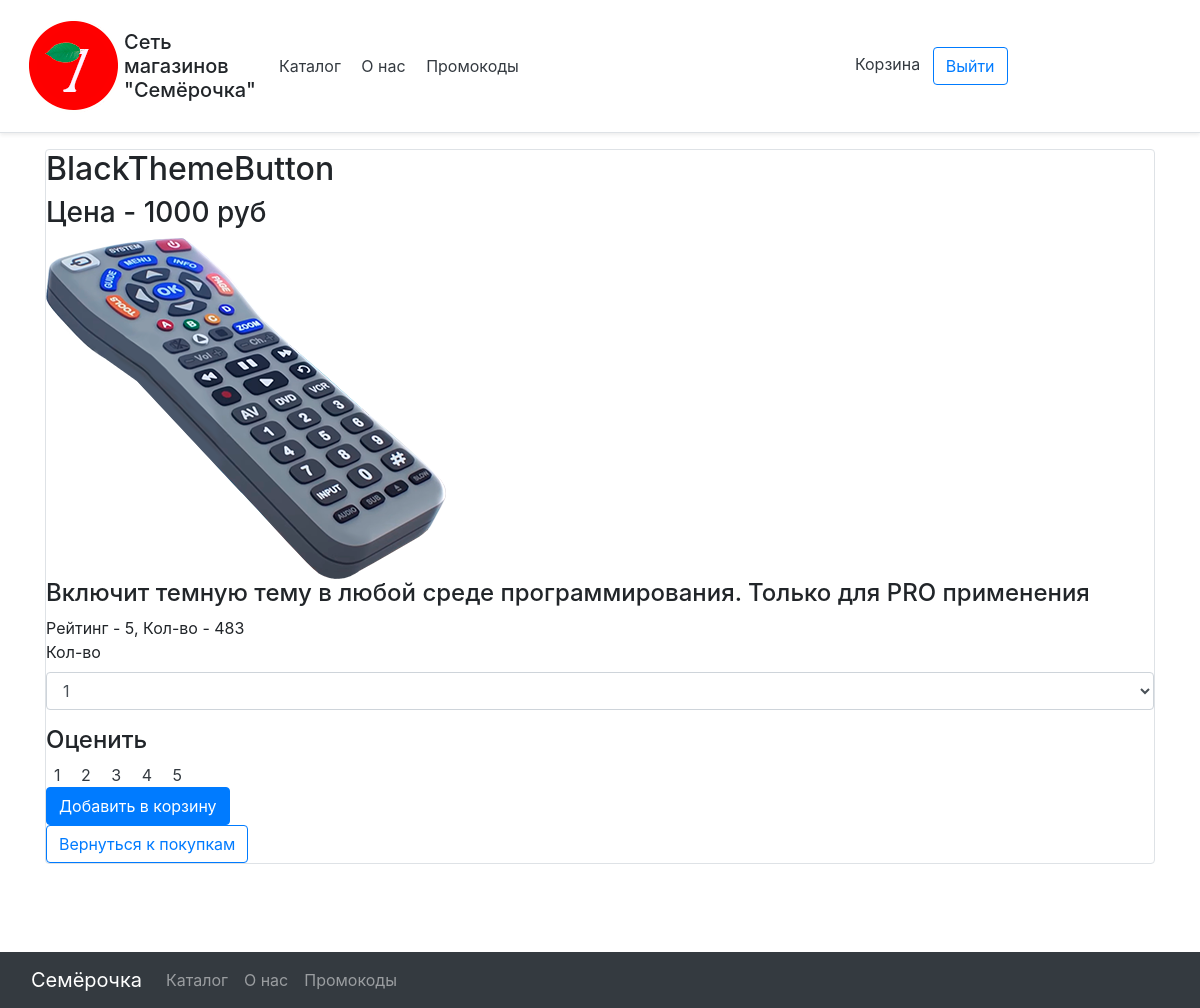
The app's page /catalog/BlackThemeButton (signed in) with its own data.
### data/goods.py (models this page shows)
class Good(SqlAlchemyBase):
    __tablename__ = 'goods'
    id = sqlalchemy.Column(sqlalchemy.Integer,
                           primary_key=True, autoincrement=True)
    name = sqlalchemy.Column(sqlalchemy.String, nullable=True)
    price = sqlalchemy.Column(sqlalchemy.Integer)
    rating = sqlalchemy.Column(sqlalchemy.Float)
    count_rating = sqlalchemy.Column(sqlalchemy.Integer)
    amount = sqlalchemy.Column(sqlalchemy.Integer)
    picture = sqlalchemy.Column(sqlalchemy.String)
    about = sqlalchemy.Column(sqlalchemy.String)
    goodstobuy = orm.relation("Goodstobuy", back_populates='good')

### main.py (the view, shortened to what this page needs)
@app.route("/catalog/<name>", methods=['POST', 'GET'])
def good(name):
    db_sess = db_session.create_session()
    goods = db_sess.query(Good).filter(Good.name == name)
    return render_template('good.html', item=goods[0], title=name)

### data/db_session.py (called while the page is built)
def create_session() -> Session:
    global __factory
    return __factory()

### main.py (called while the page is built)
@login_manager.user_loader
def load_user(user_id):
    db_sess = db_session.create_session()
    return db_sess.query(User).get(user_id)

### templates/good.html (shortened to what this page needs)
{% extends "base.html" %}
{% block content %}
<div class="col-md6 border rounded">
    <h2>{{item.name}}</h2>
    <h3>Цена - {{item.price}} руб</h3>
    <img src={{item.picture}} alt="здесь должна была быть картинка, но не нашлась">
    <h4>{{item.about}}</h4>
    <div>
        Рейтинг - {{item.rating}}, Кол-во - {{item.amount}}
    </div>
    <form class="login_form" method="post">
        {% if current_user.is_authenticated %}
        <div class="form-group">
            <label for="classSelect">Кол-во</label>
            <select class="form-control" id="classSelect" name="amount">
                <option>1</option>
            </select>
        </div>
        <h4>Оценить</h4>
        <a class="p-2 text-dark cc_pointer" href="/catalog/{{item.name}}/1">1</a>
        <a class="p-2 text-dark cc_pointer" href="/catalog/{{item.name}}/2">2</a>
        <a class="p-2 text-dark cc_pointer" href="/catalog/{{item.name}}/3">3</a>
        <a class="p-2 text-dark cc_pointer" href="/catalog/{{item.name}}/4">4</a>
        <a class="p-2 text-dark cc_pointer" href="/catalog/{{item.name}}/5">5</a>
        <div>
            <button type="submit" class="btn btn-primary">Добавить в корзину</button>
        </div>
        {% else %}
        <h4>Авторизуйтесь, чтобы добавть товар в корзину</h4>
        {% endif %}
        <a class="btn btn-outline-primary" href="/catalog">Вернуться к покупкам</a>
    </form>
</div>
{% endblock %}

### records on screen
Good: name "BlackThemeButton", price "1000", picture (picture), about "Включит темную тему в любой среде программирования. Только для PRO применения", rating "5", amount "483"
